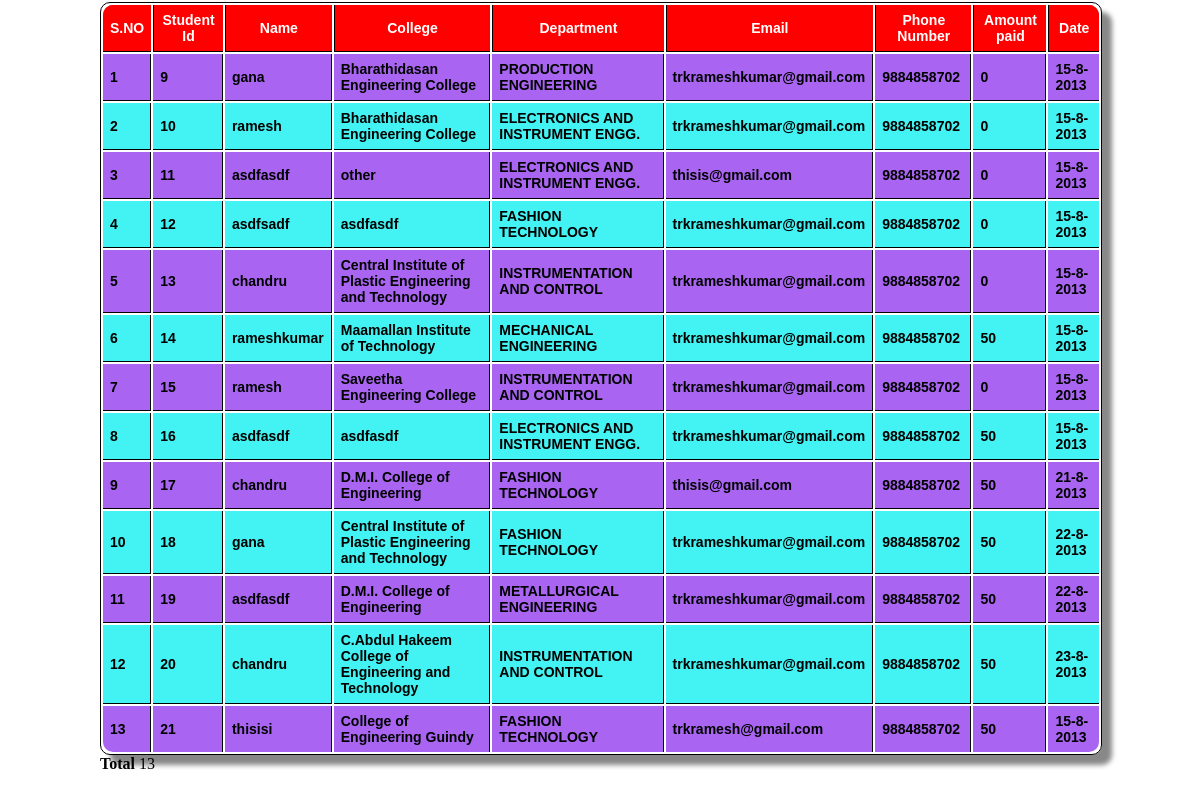
/total_summary.php (lower part), run on an earlier commit of the app's database.
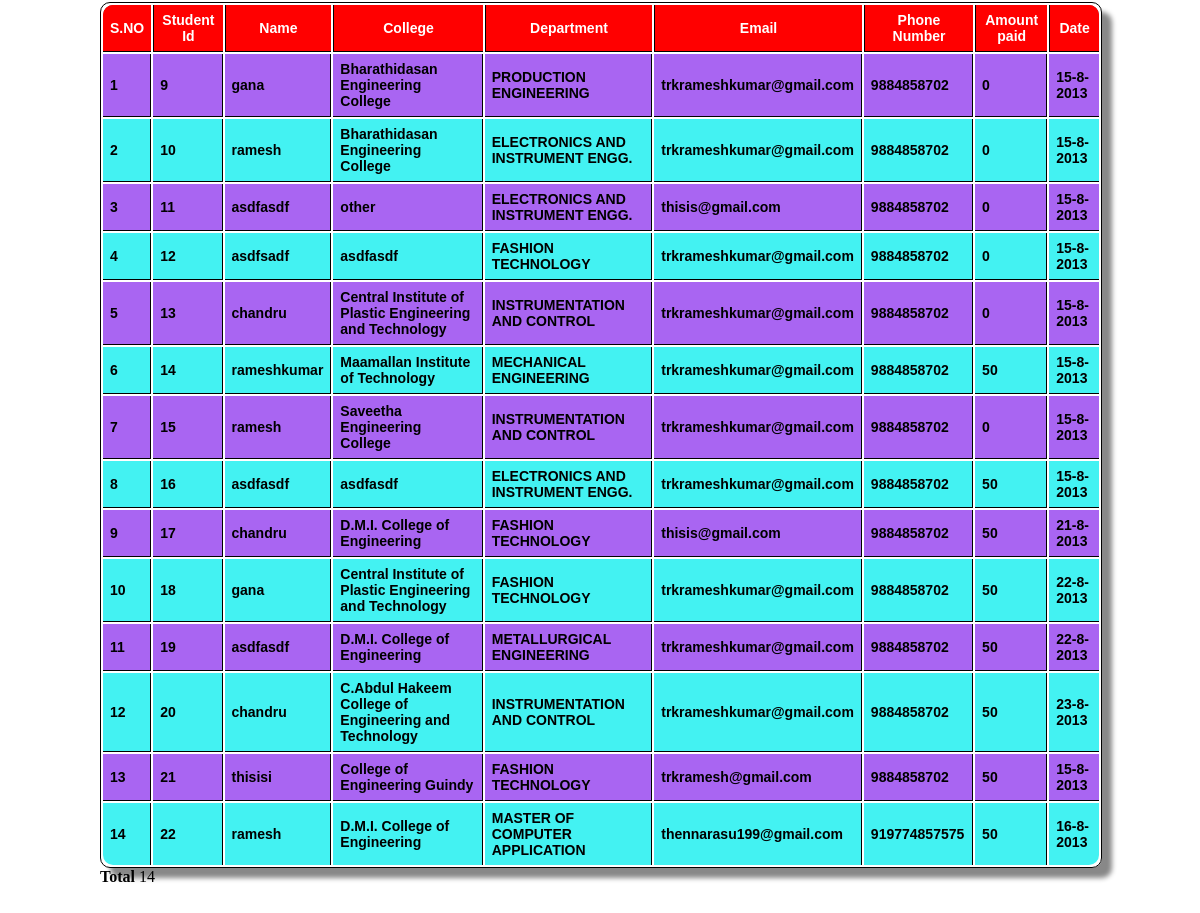
And on a later commit of the database.
### tables this page shows
CREATE TABLE IF NOT EXISTS `participant` (
  `id` int(11) NOT NULL AUTO_INCREMENT,
  `name` varchar(200) NOT NULL,
  `department` varchar(200) NOT NULL,
  `college` text NOT NULL,
  `phone` varchar(200) NOT NULL,
  `email` varchar(200) NOT NULL,
  `amount` int(10) NOT NULL,
  `date` varchar(200) NOT NULL,
  `ip` varchar(200) NOT NULL,
  PRIMARY KEY (`id`)
);

### total_summary.php (the view, shortened to what this page needs)
<!DOCTYPE html PUBLIC "-//W3C//DTD XHTML 1.0 Transitional//EN" "http://www.w3.org/TR/xhtml1/DTD/xhtml1-transitional.dtd">
<html xmlns="http://www.w3.org/1999/xhtml">
<head>
<link  rel="stylesheet" type="text/css" href="form.css" >
<link  rel="stylesheet" type="text/css" href="table_css.css" >
</head>
<body>
<?php
$result = mysql_query("SELECT * FROM participant");
echo "<div class=\"CSSTableGenerator\" >";
echo "<table>
<tr>
<td>S.NO</td>
<td>Student Id</td>
<td>Name</td>
<td>College</td>
<td>Department</td>
<td>Email</td>
<td>Phone Number</td>
<td>Amount paid</td>
<td>Date</td>
</tr>";
$sno4=1;
$total4=0;
while($row = mysql_fetch_array($result))
  {
  echo "<tr>";
   echo "<td>" . $sno4 . "</td>";
  echo "<td>" . $row['id'] . "</td>";
  echo "<td>" . $row['name']. "</td>";
    echo "<td>" . $row['college'] . "</td>";
   echo "<td>" . $row['department'] . "</td>";
  echo "<td>" . $row['email'] . "</td>";
  echo "<td>" . $row['phone'] . "</td>";
  echo "<td>" . $row['amount'] . "</td>";
    echo "<td>" . $row['date'] . "</td>";
  echo "</tr>";
  $total4++;
  $sno4++;
  }
echo "</table>";
echo"</div>";
echo"<div align=\"left\">";
echo"<b>Total</b>"." ".$total4;
echo"</div>";
echo"</div>";
?></body>
</html>

### form.css (style rules this page uses)
body { font: "Trebuchet MS", Verdana, sans-serif; background-color: FF00FF; color: 696969; }
#main { padding: 30px; background-color: #FFF; border-radius: 0 4px 4px 4px; width:1000px; }

### table_css.css (style rules this page uses)
.CSSTableGenerator { margin:0px;padding:0px; width:100%; box-shadow: 10px 10px 5px #888888; border:1px solid #000000; -moz-border-radius-bottomleft:10px; -webkit-border-bottom-left-radius:10px; border-bottom-left-radius:10px; -moz-border-radius-bottomright:10px; -webkit-border-bottom-right-radius:10px; border-bottom-right-radius:10px; -moz-border-radius-topright:10px; -webkit-border-top-right-radius:10px; border-top-right-radius:10px; -moz-border-radius-topleft:10px; -webkit-border-top-left-radius:10px; border-top-left-radius:10px; }
.CSSTableGenerator table { width:100%; height:100%; margin:0px;padding:0px; }
.CSSTableGenerator tr:last-child td:last-child { -moz-border-radius-bottomright:10px; -webkit-border-bottom-right-radius:10px; border-bottom-right-radius:10px; }
.CSSTableGenerator table tr:first-child td:first-child { -moz-border-radius-topleft:10px; -webkit-border-top-left-radius:10px; border-top-left-radius:10px; }
.CSSTableGenerator table tr:first-child td:last-child { -moz-border-radius-topright:10px; -webkit-border-top-right-radius:10px; border-top-right-radius:10px; }
.CSSTableGenerator tr:last-child td:first-child { -moz-border-radius-bottomleft:10px; -webkit-border-bottom-left-radius:10px; border-bottom-left-radius:10px; }
.CSSTableGenerator tr:nth-child(odd) { background-color:#43f2f2; }
.CSSTableGenerator tr:nth-child(even) { background-color:#a965f2; }
.CSSTableGenerator tr:last-child td { border-width:0px 1px 0px 0px; }
.CSSTableGenerator tr td:last-child { border-width:0px 0px 1px 0px; }
.CSSTableGenerator tr:last-child td:last-child { border-width:0px 0px 0px 0px; }
.CSSTableGenerator tr:first-child td { background:-o-linear-gradient(bottom, #ff0000 5%, #ff0000 100%); background:-webkit-gradient( linear, left top, left bottom, color-stop(0.05, #ff0000), color-stop(1, #ff0000) ); background:-moz-linear-gradient( center top, #ff0000 5%, #ff0000 100% ); filter:progid:DXImageTransform.Microsoft.gradient(startColorstr="#ff0000", endColorstr="#ff0000"); background: -o-linear-gradient(top,#ff0000,ff0000); background-color:#ff0000; border:0px solid #000000; text-align:center; border-width:0px 0px 1px 1px; font-size:14px; font-family:Arial; font-weight:bold; color:#ffffff; }
.CSSTableGenerator tr:first-child td:first-child { border-width:0px 0px 1px 0px; }
.CSSTableGenerator tr:first-child td:last-child { border-width:0px 0px 1px 1px; }

What changed in the data, as far as the page shows it:
added participant: id "22", name "ramesh", college "D.M.I. College of Engineering", department "MASTER OF COMPUTER APPLICATION", email "thennarasu199@gmail.com", phone "919774857575", amount "50", date "16-8-2013"
Also different on the page:
$total4: "13" → "14"
